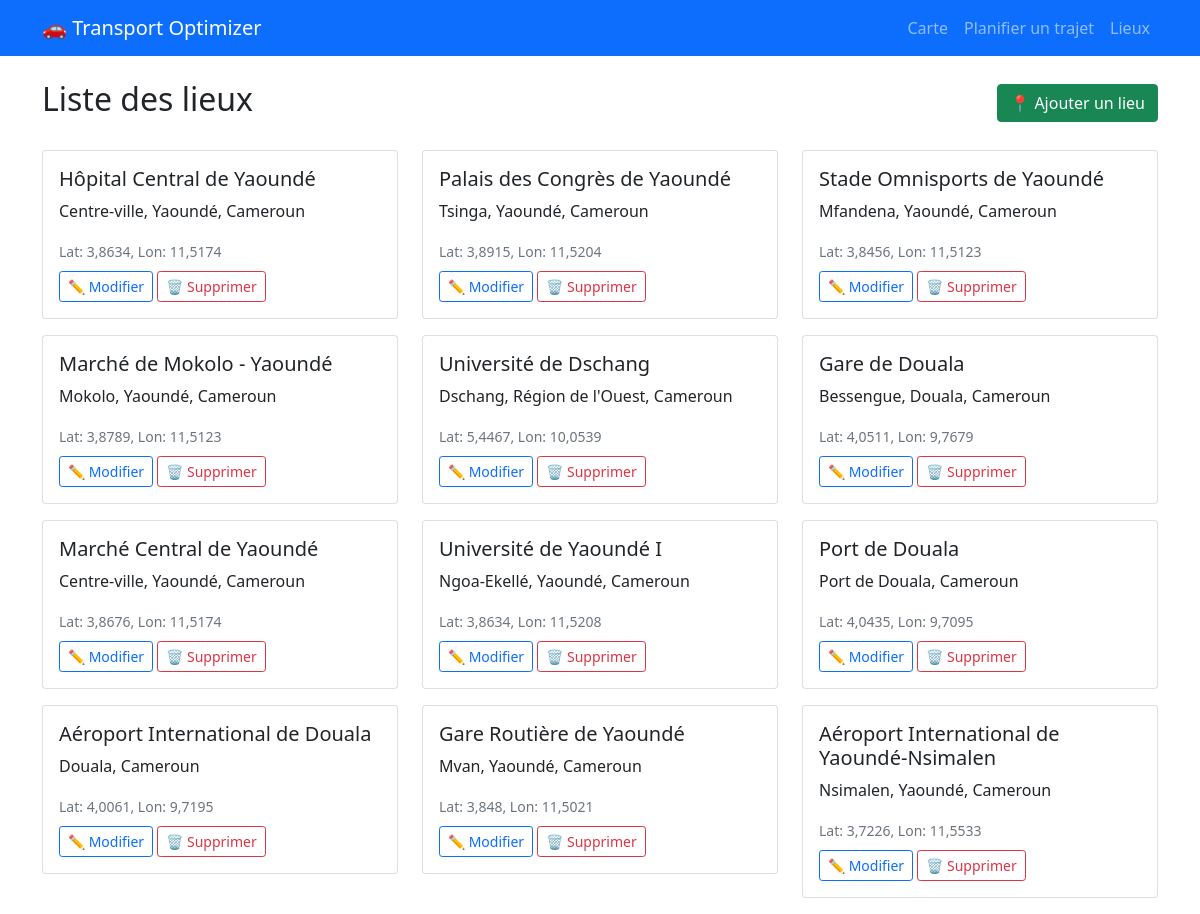
Page /locations/ on the committed database.
### routes/models.py (models this page shows, shortened)
class Location(models.Model):
    name = models.CharField(max_length=200, verbose_name="Nom du lieu")
    address = models.CharField(max_length=500, verbose_name="Adresse")
    latitude = models.FloatField(verbose_name="Latitude")
    longitude = models.FloatField(verbose_name="Longitude")
    created_at = models.DateTimeField(auto_now_add=True, verbose_name="Créé le")
    class Meta:
        verbose_name = "Lieu"
        verbose_name_plural = "Lieux"
        ordering = ['-created_at']

### routes/views.py (the view)
# urls.py: path('locations/', views.location_list, name='location_list'),
def location_list(request):
    search_query = request.GET.get('search', '')
    locations = Location.objects.all().order_by('-created_at')
    if search_query:
        locations = locations.filter(
            Q(name__icontains=search_query) |
            Q(address__icontains=search_query)
        )
    paginator = Paginator(locations, 12)  # 12 lieux par page
    page_number = request.GET.get('page')
    page_obj = paginator.get_page(page_number)
    context = {
        'locations': page_obj,
        'search_query': search_query,
        'total_count': locations.count(),
    }
    return render(request, 'routes/location_list.html', context)

### templates/routes/location_list.html (shortened to what this page needs)
{% extends 'base.html' %}
{% block content %}
<div class="d-flex justify-content-between align-items-center mb-4">
    <h2>Liste des lieux</h2>
    <a href="{% url 'routes:add_location' %}" class="btn btn-success">
        📍 Ajouter un lieu
    </a>
</div>
<div class="row">
    {% for location in locations %}
        <div class="col-md-4 mb-3">
            <div class="card">
                <div class="card-body">
                    <h5 class="card-title">{{ location.name }}</h5>
                    <p class="card-text">{{ location.address }}</p>
                    <small class="text-muted">
                        Lat: {{ location.latitude }}, Lon: {{ location.longitude }}
                    </small>
                    <div class="mt-2">
                        <a href="{% url 'routes:edit_location' location.id %}" class="btn btn-sm btn-outline-primary">
                            ✏️ Modifier
                        </a>
                        <a href="{% url 'routes:delete_location' location.id %}" class="btn btn-sm btn-outline-danger">
                            🗑️ Supprimer
                        </a>
                    </div>
                </div>
            </div>
        </div>
    {% endfor %}
</div>
{% endblock %}

### rows in the picture
Location: name "Hôpital Central de Yaoundé", address "Centre-ville, Yaoundé, Cameroun", latitude "3,8634", longitude "11,5174"
Location: name "Palais des Congrès de Yaoundé", address "Tsinga, Yaoundé, Cameroun", latitude "3,8915", longitude "11,5204"
Location: name "Stade Omnisports de Yaoundé", address "Mfandena, Yaoundé, Cameroun", latitude "3,8456", longitude "11,5123"
Location: name "Marché de Mokolo - Yaoundé", address "Mokolo, Yaoundé, Cameroun", latitude "3,8789", longitude "11,5123"
Location: name "Université de Dschang", address "Dschang, Région de l'Ouest, Cameroun", latitude "5,4467", longitude "10,0539"
Location: name "Gare de Douala", address "Bessengue, Douala, Cameroun", latitude "4,0511", longitude "9,7679"
Location: name "Marché Central de Yaoundé", address "Centre-ville, Yaoundé, Cameroun", latitude "3,8676", longitude "11,5174"
Location: name "Université de Yaoundé I", address "Ngoa-Ekellé, Yaoundé, Cameroun", latitude "3,8634", longitude "11,5208"
Location: name "Port de Douala", address "Port de Douala, Cameroun", latitude "4,0435", longitude "9,7095"
Location: name "Aéroport International de Douala", address "Douala, Cameroun", latitude "4,0061", longitude "9,7195"
Location: name "Gare Routière de Yaoundé", address "Mvan, Yaoundé, Cameroun", latitude "3,848", longitude "11,5021"
Location: name "Aéroport International de Yaoundé-Nsimalen", address "Nsimalen, Yaoundé, Cameroun", latitude "3,7226", longitude "11,5533"
